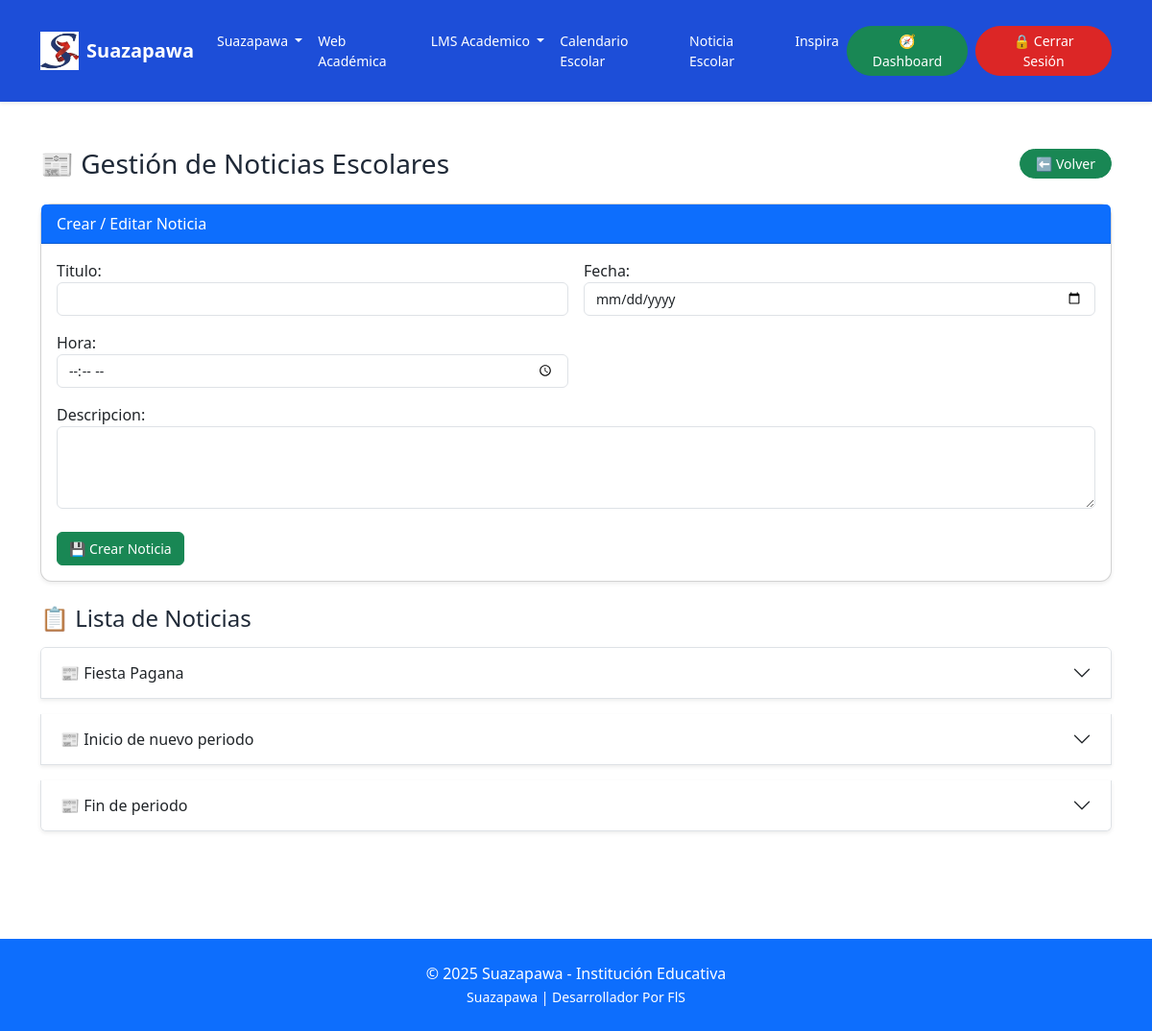
The page /adminweb/noticia/editar (signed in) on the database as committed earlier.
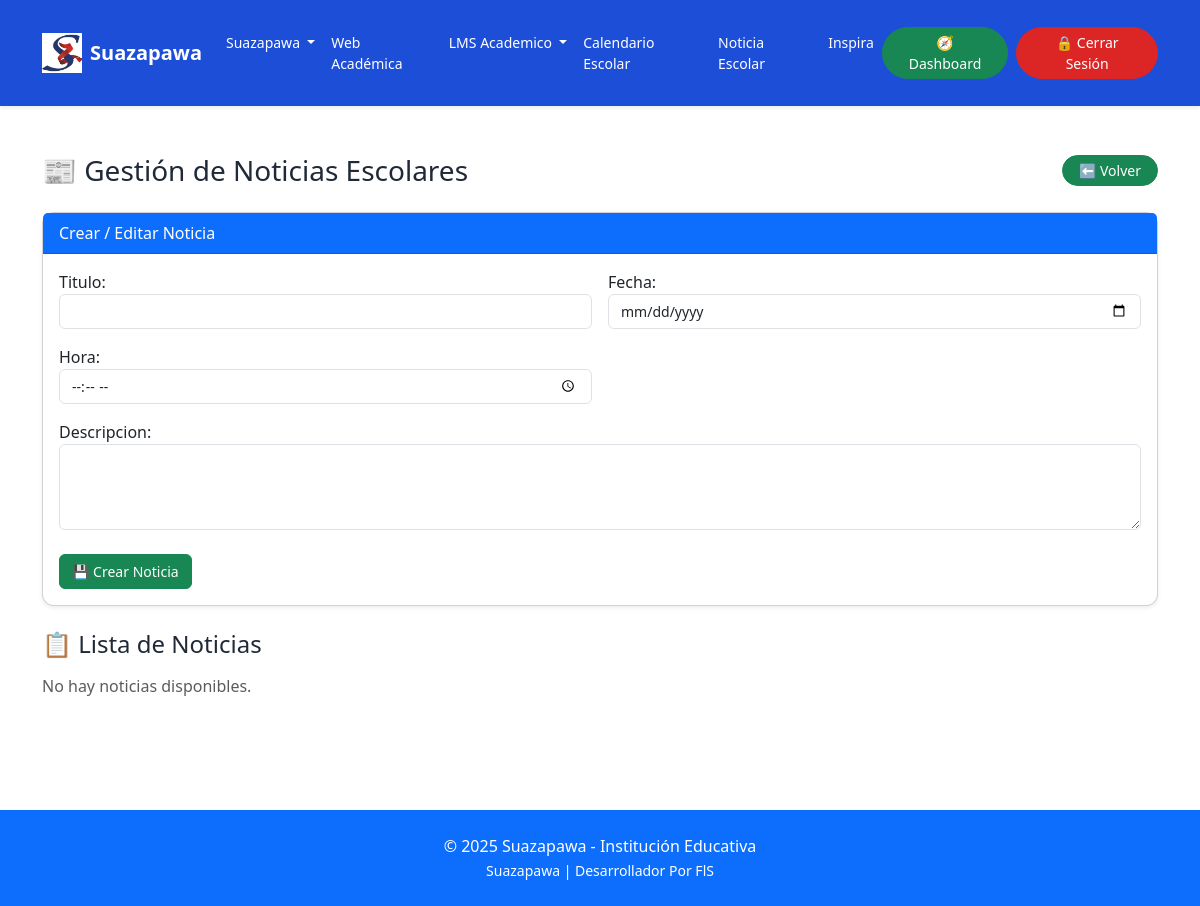
The same page on the database as committed later.
### web/models.py (models this page shows, shortened)
class Noticia(models.Model):
    titulo = models.CharField(max_length=100)
    descripcion = models.TextField()
    fecha = models.DateField()
    hora = models.TimeField()

### web/views.py (the view)
# urls.py: path('noticia/editar', views.editar_noticias, name='editar_noticias'),
@login_required
def editar_noticias(request):
    noticias = Noticia.objects.all().order_by('-fecha')
    form = NoticiaForm()
    return render(request, 'admin/modulos/noticias.html', {
        'form': form,
        'noticias': noticias
    })

### web/forms.py
class NoticiaForm(forms.ModelForm):
    class Meta:
        model = Noticia
        fields = '__all__'
        widgets = {
            'titulo': forms.TextInput(attrs={'class': 'form-control'}),
            'descripcion': forms.Textarea(attrs={'class': 'form-control', 'rows': 3}),
            'fecha': forms.DateInput(attrs={'type': 'date', 'class': 'form-control'}),
            'hora': forms.TimeInput(attrs={'type': 'time', 'class': 'form-control'}),
        }

### web/templates/admin/modulos/noticias.html (shortened to what this page needs)
{% extends 'base.html' %}
{% load static %}
{% block content %}
<div class="d-flex justify-content-between align-items-center mb-4">
  <h3 class="mb-0">📰 Gestión de Noticias Escolares</h3>
  <a href="{% url 'dashboard' %}" class="btn btn-success btn-sm rounded-pill px-3 py-1">
    ⬅️ Volver
  </a>
</div>
<div class="card shadow-sm mb-4">
  <div class="card-header bg-primary text-white">
    Crear / Editar Noticia
  </div>
  <div class="card-body">
    <form method="POST" action="{% if modo_edicion %}{% url 'actualizar_noticia' noticia_id %}{% else %}{% url 'crear_noticia' %}{% endif %}">
      <div class="row g-3">
        <div class="col-md-6">{{ form.titulo.label_tag }}{{ form.titulo }}</div>
        <div class="col-md-6">{{ form.fecha.label_tag }}{{ form.fecha }}</div>
        <div class="col-md-6">{{ form.hora.label_tag }}{{ form.hora }}</div>
        <div class="col-md-12">{{ form.descripcion.label_tag }}{{ form.descripcion }}</div>
      </div>
      <div class="mt-4">
        <button type="submit" class="btn {% if modo_edicion %}btn-warning{% else %}btn-success{% endif %}">
          {% if modo_edicion %}✏️ Actualizar Noticia{% else %}💾 Crear Noticia{% endif %}
        </button>
      </div>
    </form>
  </div>
</div>
<h4 class="mb-3">📋 Lista de Noticias</h4>
<div class="accordion" id="acordeonNoticias">
  {% for noticia in noticias %}
    <div class="accordion-item mb-3 shadow-sm">
      <h2 class="accordion-header" id="heading{{ noticia.id }}">
        <button class="accordion-button collapsed" type="button" data-bs-toggle="collapse"
                data-bs-target="#collapse{{ noticia.id }}" aria-expanded="false"
                aria-controls="collapse{{ noticia.id }}">
          📰 {{ noticia.titulo }}
        </button>
      </h2>
    </div>
  {% empty %}
    <p class="text-muted">No hay noticias disponibles.</p>
  {% endfor %}
</div>
{% endblock %}

Rows that differ between the two databases and show on the page:
removed Noticia: titulo "Fiesta Pagana"
removed Noticia: titulo "Inicio de nuevo periodo"
removed Noticia: titulo "Fin de periodo"
Other text that changed with them:
text now shown: "No hay noticias disponibles."
